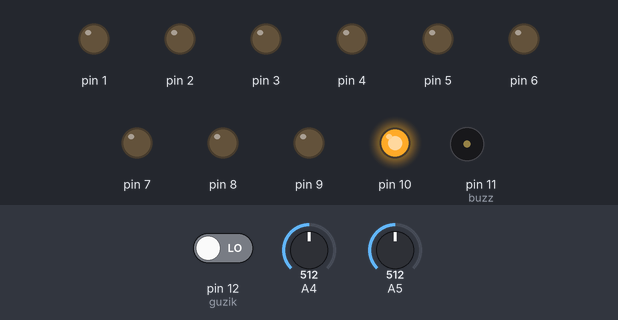
Simulated run of this sketch. Board: Arduino Uno, built with avr-gcc and run on an emulated ATmega328P. Shown: output pins drawn as LEDs (lit = HIGH), buzzer (waves = sounding). Dashed ring = blinking. The test bench sets the inputs (shaded band); at power-on: A4 = 512, pin 12 (guzik) LOW, A5 = 512.

Above: at 1.5 s.
1.6 s: A4 set to 681
At 2.4 s:
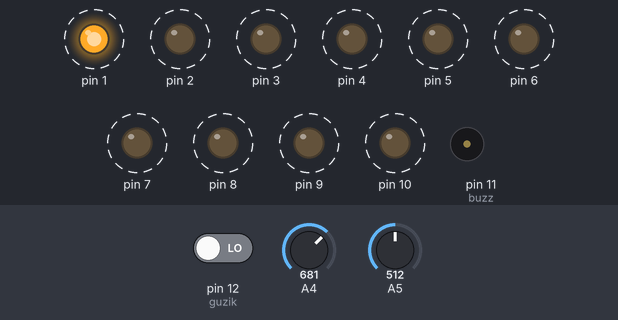
5.1 s: A4 set to 708
At 6.23 s:
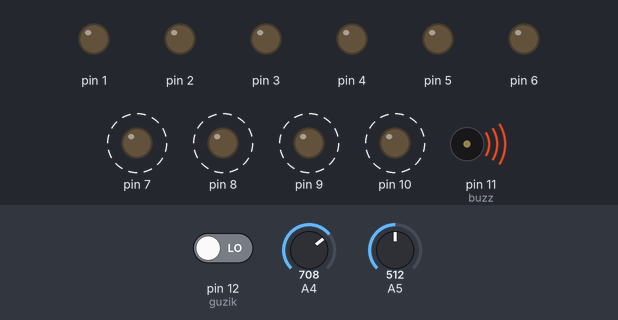
Timing chart, 0 to 14.6 s (numbered marks = the images above; inputs shaded):
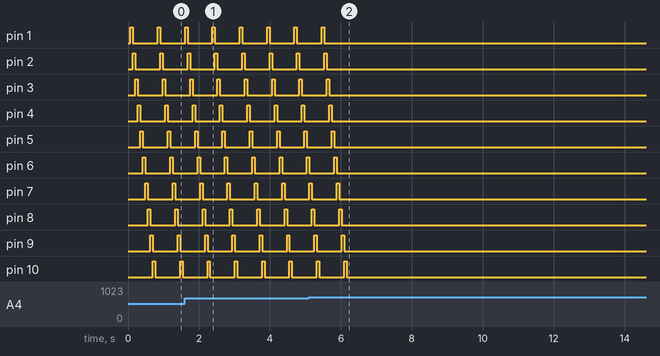

Measured:
- the behaviour switches between 699 and 700 on A4 (found by bisection; images 1 and 2)
- after the input at 5.1 s, pin 1: goes on until 5.5 s, then stays LOW; pin 2: goes on until 5.6 s, then stays LOW; pin 3, pin 4: goes on until 5.7 s, then stays LOW; pin 5: goes on until 5.8 s, then stays LOW; pin 6: goes on until 5.9 s, then stays LOW
- by itself, pin 1–10: alternates HIGH for 0.07 s and LOW for 0.70 s

The sketch:

Minutnik.ino
```cpp
 const int guzik = 12;
 const int buzz = 11;
 int stang = 0;
 int czas = 0;
 int stank, stanon ;

void setup() {

  pinMode(1, OUTPUT);
  pinMode(2, OUTPUT);
  pinMode(3, OUTPUT);
  pinMode(4, OUTPUT);
  pinMode(5, OUTPUT);
  pinMode(6, OUTPUT);
  pinMode(7, OUTPUT);
  pinMode(8, OUTPUT);
  pinMode(9, OUTPUT);
  pinMode(10, OUTPUT);
  pinMode(guzik, INPUT);
  pinMode(A5, INPUT);
  pinMode(A4, INPUT);
  pinMode(buzz, OUTPUT);

on() ;
}


 void loop (){


 stang = digitalRead (guzik);

 if (stang == HIGH && czas<=10) {
  czas =czas +1 ;
  digitalWrite(czas, HIGH);
 delay(250);  }

 if (stang == LOW && czas>0) {
  tone(buzz, 2000, 50);
  delay(3000);
  digitalWrite(czas, LOW);
   czas =czas -1 ;}
   else
 stank = analogRead (A5);
if (stank < 1000) {tone(buzz, 2000, 150); delay(200);}

}


void on() {
  do
{     stanon = analogRead(A4);
   for(int i = 0; i <=10; i++) {
  digitalWrite(i, HIGH);
  delay(70);
  digitalWrite(i, LOW);  }    }

   while (stanon < 700);
 }
```
